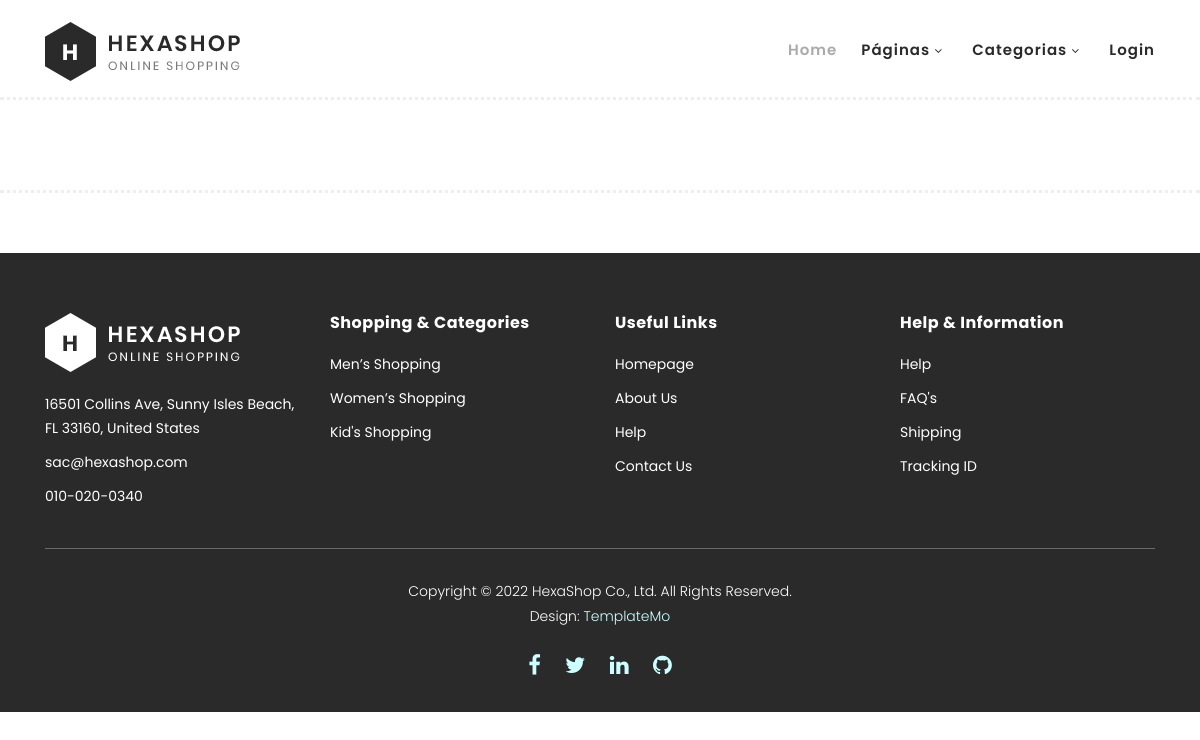
The page /categories/ on the database as committed earlier.
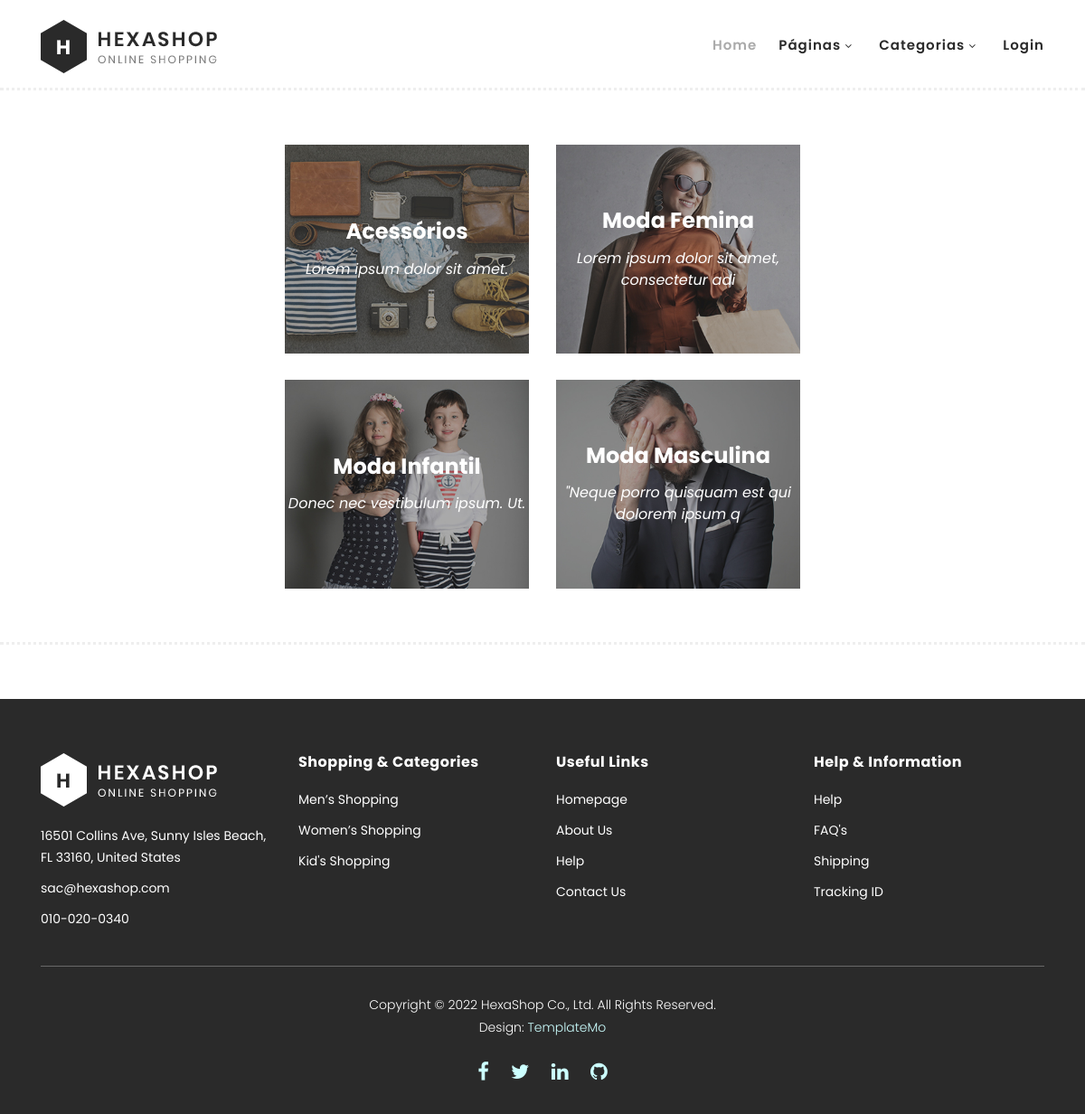
The same page on the database as committed later.
### core/models.py (models this page shows, shortened)
class Category(models.Model):
    category_name = models.CharField(max_length = 30, verbose_name='Categoria')
    category_description = models.CharField(max_length = 60, verbose_name='Descrição')
    category_breve = models.CharField(max_length = 45, blank=True, null=True, verbose_name='Descrição breve')
    category_image = models.ImageField(null=True, verbose_name='Imagem')
    class Meta:
        verbose_name= 'Categoria'
        verbose_name_plural = 'Categorias'
        ordering = ['category_name']

### core/views.py (the view)
# urls.py: path("categories/", views.categories_view, name='categories'),
def categories_view(request):
     context = dados_nav(request)
     return render(request, 'categorias.html',context )

### core/views.py (called while the page is built)
def dados_nav(request):
    categorias = Category.objects.all()
    carrinho = request.session.get('cart', {})
    qtd_prod = len(carrinho)
    context = {'categorias': categorias,
               'qtd_prod': qtd_prod,
               'dados': dados}
    return context

### core/templates/categorias.html (shortened to what this page needs)
{% extends "base.html" %}
{% load static %}
{% block content %}
    <div class="main-banner" id="top">
        <div class="container-fluid">
            <div class="row justify-content-center">
                <div class="col-lg-6">
                    <div class="right-content">
                        <div class="row">
                            {% for categoria in categorias %}
                                <div class="col-lg-6">
                                    <div class="right-first-image">
                                        <div class="thumb">
                                            <div class="inner-content">
                                                <h4>{{ categoria.category_name }}</h4>
                                                <span>{{ categoria.category_breve }}</span>
                                            </div>
                                            <img src="{{ categoria.category_image.url }}">
                                        </div>
                                    </div>
                                </div>
                            {% endfor %}
                        </div>
                    </div>
                </div>
            </div>
        </div>
    </div>
{% endblock content %}

### core/templates/base.html (shortened to what this page needs)
<!DOCTYPE html>
<html lang="en">
  <head>
    {% load static %}
    <link rel="stylesheet" type="text/css" href="{% static 'css/bootstrap.min.css' %}">
    <link rel="stylesheet" type="text/css" href="{% static 'css/font-awesome.css' %}">
    <link rel="stylesheet" href="{% static 'css/templatemo-hexashop.css' %}">
    <link rel="stylesheet" href="{% static 'css/owl-carousel.css' %}">
    <link rel="stylesheet" href="{% static 'css/lightbox.css' %}">
    </head>
    <body>
    <header class="header-area header-sticky">
        <div class="container">
            <div class="row">
                <div class="col-12">
                    <nav class="main-nav">
                        <a href="/" class="logo">
                            <img src="{% static 'images/logo.png' %}">
                        </a>
                        <ul class="nav">
                            <li class="scroll-to-section"><a href="/#top" class="active">Home</a></li>
                            <li class="submenu">
                                <a href="javascript:;">Páginas</a>
                            </li>
                            <li class="submenu">
                                <a href="javascript:;">Categorias</a>
                            </li>
                            {% if user.is_authenticated %}
                              <li class="scroll-to-section"><a href="{% url 'logout' %}">Sair</a></li>
                            {% else %}
                              <li><a href="../login">Login</a></li>
                            {% endif %}
                        </ul>
                    </nav>
                </div>
            </div>
        </div>
    </header>
    {% block content %}
    {% endblock content %}
        <footer>
          <div class="container">
              <div class="row">
                  <div class="col-lg-3">
                      <div class="first-item">
                          <div class="logo">
                              <img src="{% static 'images/white-logo.png' %}" alt="hexashop ecommerce templatemo">
                          </div>
                          <ul>
                              <li><a href="#">{{ dados.loja_end }}</a></li>
                              <li><a href="#">{{ dados.loja_email }}</a></li>
                              <li><a href="#">{{ dados.loja_tel }}</a></li>
                          </ul>
                      </div>
                  </div>
                  <div class="col-lg-3">
                      <h4>Shopping &amp; Categories</h4>
                      <ul>
                          <li><a href="#">Men’s Shopping</a></li>
                          <li><a href="#">Women’s Shopping</a></li>
                          <li><a href="#">Kid's Shopping</a></li>
                      </ul>
                  </div>
                  <div class="col-lg-3">
                      <h4>Useful Links</h4>
                      <ul>
                          <li><a href="/">Homepage</a></li>
                          <li><a href="#">About Us</a></li>
                          <li><a href="#">Help</a></li>
                          <li><a href="#">Contact Us</a></li>
                      </ul>
                  </div>
                  <div class="col-lg-3">
                      <h4>Help &amp; Information</h4>
                      <ul>
                          <li><a href="#">Help</a></li>
                          <li><a href="#">FAQ's</a></li>
                          <li><a href="#">Shipping</a></li>
                          <li><a href="#">Tracking ID</a></li>
                      </ul>
                  </div>
                  <div class="col-lg-12">
                      <div class="under-footer">
                          <p>Copyright © 2022 HexaShop Co., Ltd. All Rights Reserved.
                          <br>Design: <a href="https://templatemo.com" target="_parent" title="free css templates">TemplateMo</a></p>
                          <ul>
                              <li><a href="#"><i class="fa fa-facebook"></i></a></li>
                              <li><a href="#"><i class="fa fa-twitter"></i></a></li>
                              <li><a href="http://www.linkedin.com/in/allan-da-silva-borges"><i class="fa fa-linkedin"></i></a></li>
                              <li><a href="https://github.com/AllanSBorges"><i class="fa fa-github"></i></a></li>
                          </ul>
                      </div>
                  </div>
              </div>
          </div>
      </footer>
  </body>
</html>

Rows that differ between the two databases and show on the page:
added Category: category_name "Acessórios", category_breve "Lorem ipsum dolor sit amet.", category_image (picture)
added Category: category_name "Moda Femina", category_breve "Lorem ipsum dolor sit amet, consectetur adi", category_image (picture)
added Category: category_name "Moda Infantil", category_breve "Donec nec vestibulum ipsum. Ut.", category_image (picture)
added Category: category_name "Moda Masculina", category_breve "\"Neque porro quisquam est qui dolorem ipsum q", category_image (picture)
